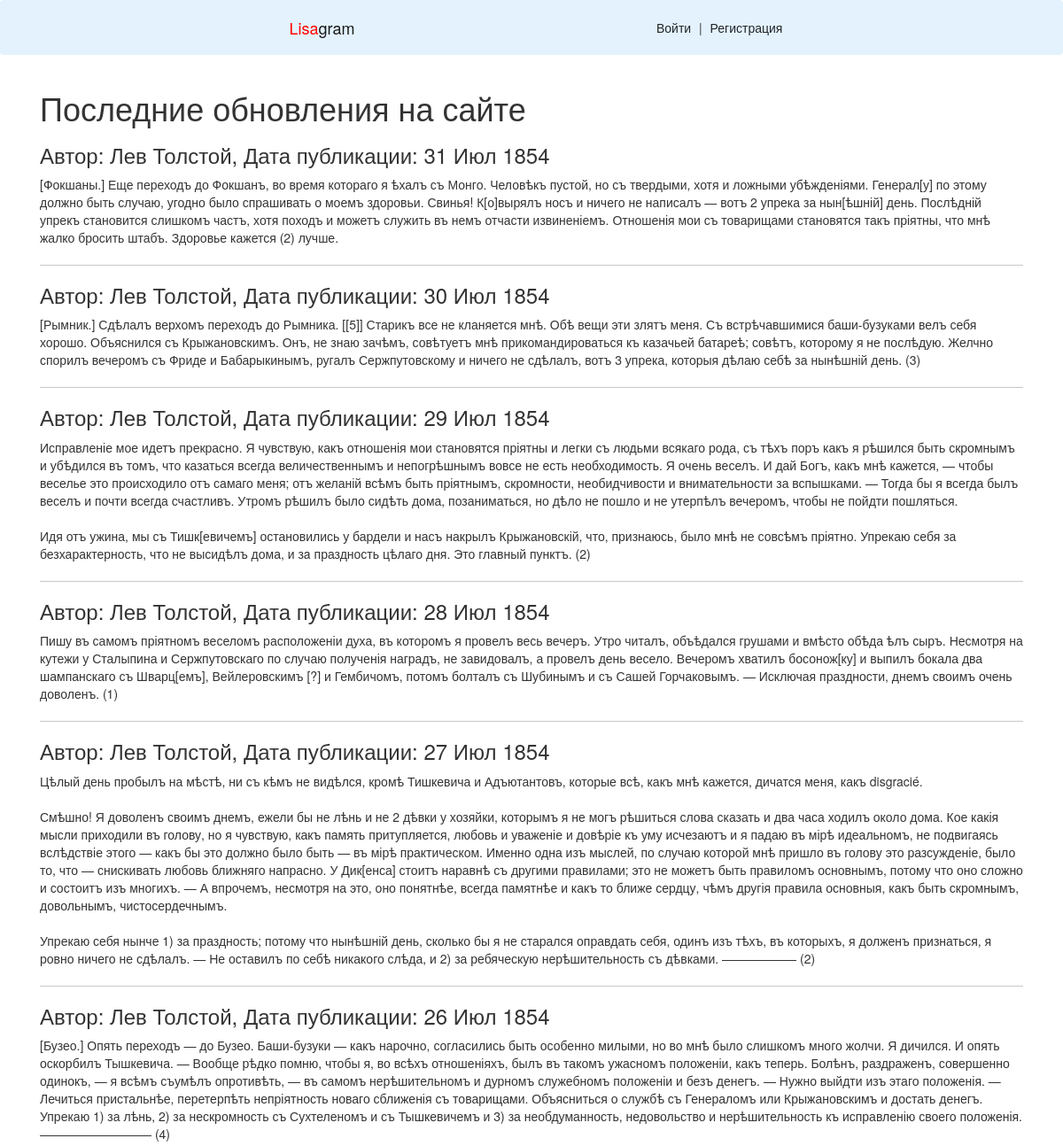
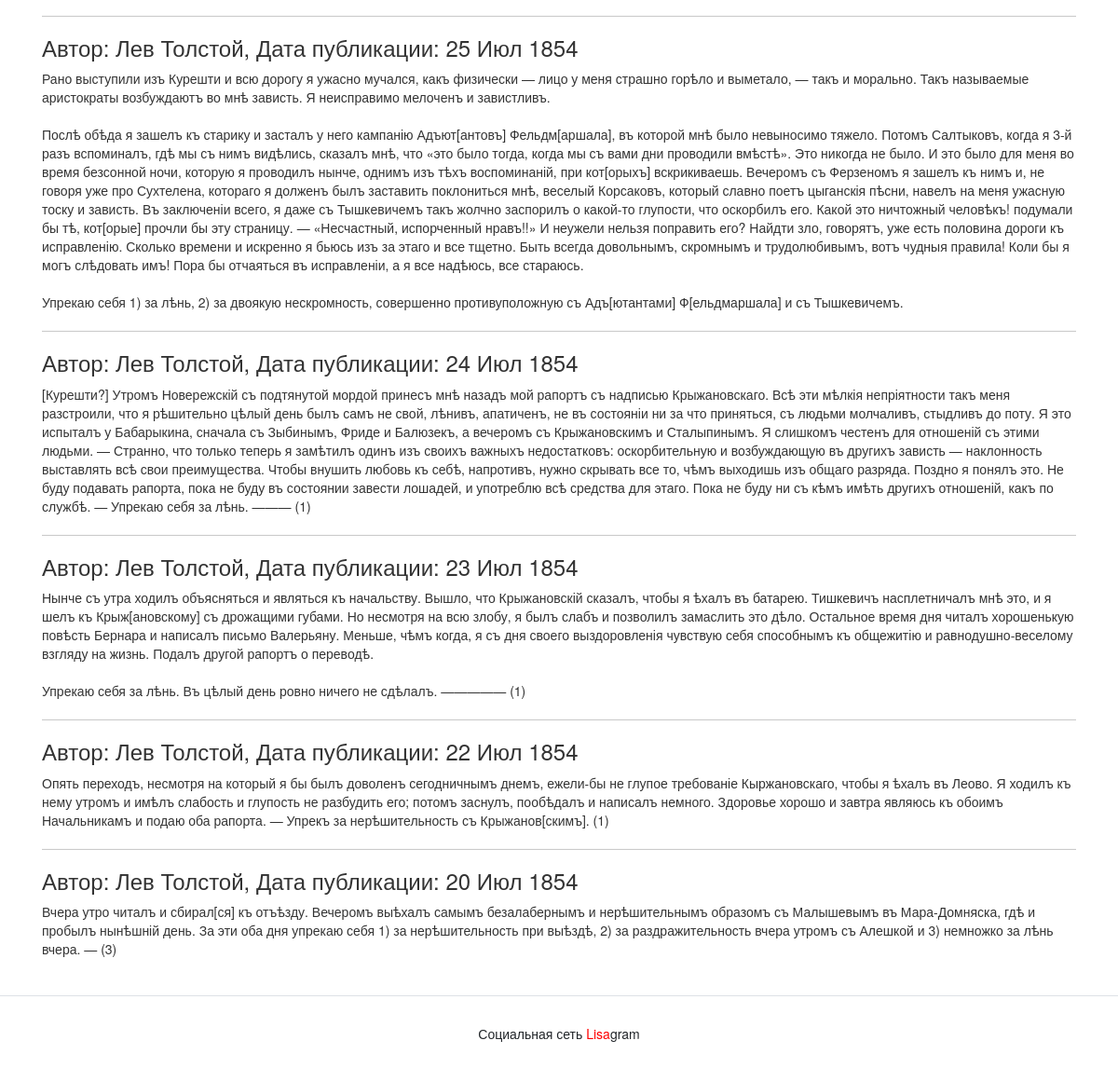
The app's page /, older data (2 pictures, top to bottom).
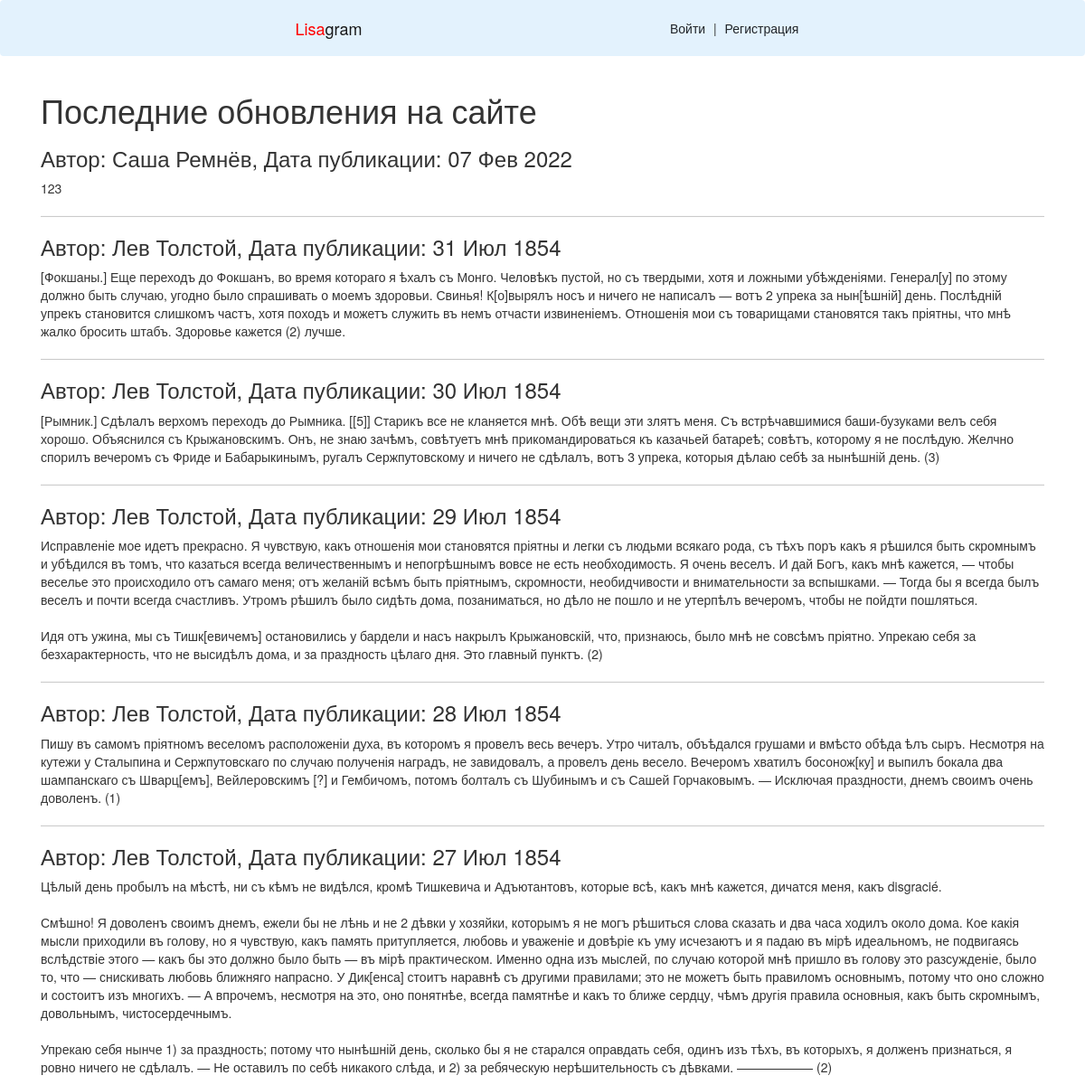
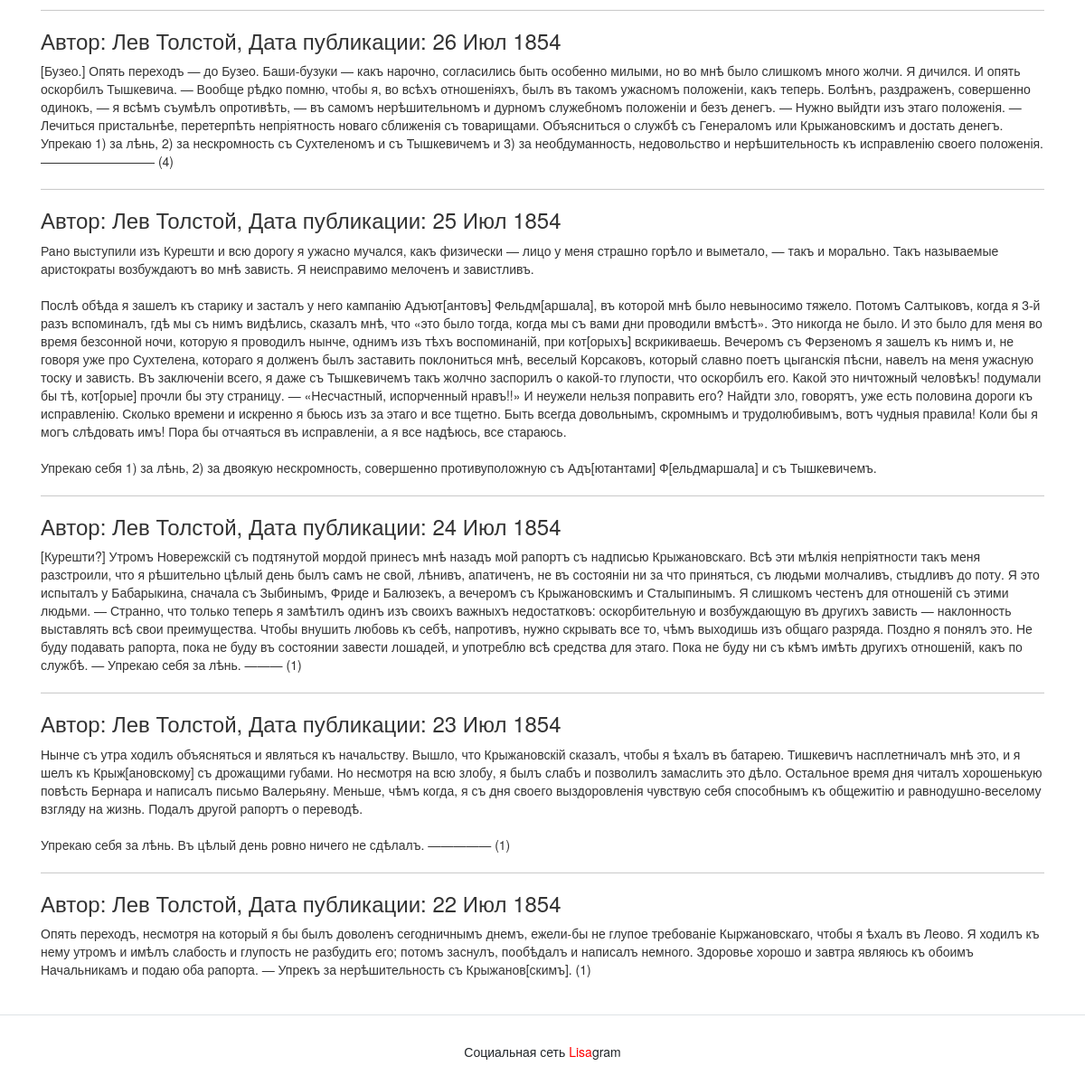
The same page, newer data (2 pictures, top to bottom).
### posts/models.py (models this page shows, shortened)
class Post(models.Model):
    text = models.TextField(verbose_name='text')
    pub_date = models.DateTimeField('date published', auto_now_add=True)
    author = models.ForeignKey(User, on_delete=models.CASCADE)
    group = models.ForeignKey(Group, on_delete=models.CASCADE, blank=True, null=True)

### posts/views.py (the view)
# urls.py: path("", views.index, name='index'),
def index(request):
        latest = Post.objects.order_by('-pub_date')[:11]
        return render(request, 'index.html', {'posts': latest})

### templates/index.html (shortened to what this page needs)
{% extends "base.html" %}
{% block header %}Последние обновления на сайте{% endblock %}
{% block content %}
    {% for post in posts %}
    <h3>
        Автор: {{ post.author.get_full_name }}, Дата публикации: {{ post.pub_date|date:"d M Y" }}
    </h3>
    <p>{{ post.text|linebreaksbr }}</p>
    {% if not forloop.last %}<hr>{% endif %}
    {% endfor %}
{% endblock %}

### templates/base.html (shortened to what this page needs)
<!doctype html>
<html>
<head>
    {% load static %}
    <link href="https://cdn.jsdelivr.net/npm/bootstrap@5.1.3/dist/css/bootstrap.min.css" rel="stylesheet">
      <link rel="stylesheet" href="//maxcdn.bootstrapcdn.com/bootstrap/3.2.0/css/bootstrap.min.css">
        <link rel="stylesheet" href="//maxcdn.bootstrapcdn.com/bootstrap/3.2.0/css/bootstrap-theme.min.css">
</head>
<body>
     {% include 'nav.html' %}
    <main>
        <div class="container">
            <h1>{% block header %}The Last Social Media You'll Ever Need{% endblock %}</h1>
            {% block content %}{% endblock %}
        </div>
    </main>
    {% include 'footer.html' %}
</body>
</html>

### templates/nav.html
<nav class="navbar navbar-light" style="background-color: #e3f2fd;">
    <a class="navbar-brand" href="/"><span style="color:red">Lisa</span>gram</a>
    <nav class="my-2 my-md-0 mr-md-3">
        {% if user.is_authenticated %}
        Пользователь: {{ user.username }}.
        <a class="p-2 text-dark" href="{% url 'new' %}">Новый пост</a>
        <a class="p-2 text-dark" href="{% url 'password_change' %}">Изменить пароль</a>
        <a class="p-2 text-dark" href="{% url 'logout' %}">Выйти</a>
        {% else %}
        <a class="p-2 text-dark" href="{% url 'login' %}">Войти</a> |
        <a class="p-2 text-dark" href="{% url 'signup' %}">Регистрация</a>
        {% endif %}
    </nav>
</nav>

### templates/footer.html
<footer class="pt-4 my-md-5 pt-md-5 border-top">
    <p class="m-0 text-dark text-center ">Социальная сеть <span style="color:red">Lisa</span>gram</p>
</footer>

Row changes from the older to the newer data that the page shows:
no longer on this page (row unchanged): Post: author.get_full_name "Лев Толстой", pub_date "20 Июл 1854", text "Вчера утро читалъ и сбирал[ся] къ отъѣзду. Вечеромъ выѣхалъ самымъ безалабернымъ и нерѣшительнымъ образомъ съ Малышевымъ въ Мара-Домняска, гдѣ и пробылъ нынѣшній день. За эти оба дня упрекаю себя 1) за нерѣшительность при выѣздѣ, 2) за раздражительность вчера утромъ съ Алешкой и 3) немножко за лѣнь вчера. — (3)"
added Post: author.get_full_name "Саша Ремнёв", pub_date "07 Фев 2022", text "123"
